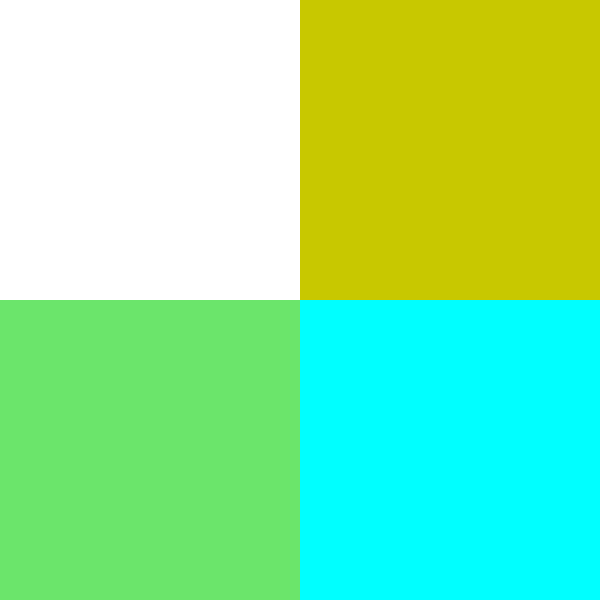
Frame 1 (no input)
Frame 60 (the mouse pressed at the canvas centre just before this capture): identical to frame 1, image omitted
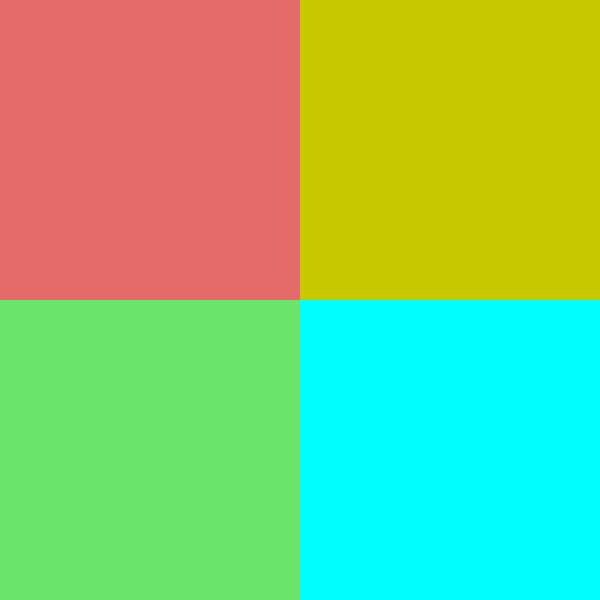
Frame 120 (the mouse held since frame 60 and released just before this capture)

The Processing sketch that drew these frames (run headless with seeded random() and noise(); from frame 60 on, the mouse is pressed at the canvas centre):

// Processing sketch: sketch_4
// ── sketch_4.pde
//this sketch draws two rectangles on the side of the 
// screen that change colors when the mouse is over them. 

// change the sketch to have two more rectangles in the 
// right side of the screen that behave in the same way 
// when the mouse is over them.

void setup() {
  size(600, 600);
  noStroke();
}

void draw() {
  if (mouseX < width/2 && mouseY < height/2) {
    fill(255);
  } else {
    fill(229, 107, 107);
  }
  rect(0, 0, width/2, height/2);

  if (mouseX < width/2 && mouseY > height/2) {
    fill(255);
  } else {
    fill(107, 229, 107);
  }
  rect(0, height/2, width/2, height/2);
  
  if (mouseX > width/2 && mouseY < height/2) {
    fill(255);
  } else {
    fill(200, 200, 0);
  }
  rect(width/2, 0, width/2, height/2);
  
  if (mouseX > width/2 && mouseY > height/2) {
    fill(255);
  } else {
    fill(0, 255, 255);
  }
  rect(width/2, height/2, width/2, height/2);
  
} 
